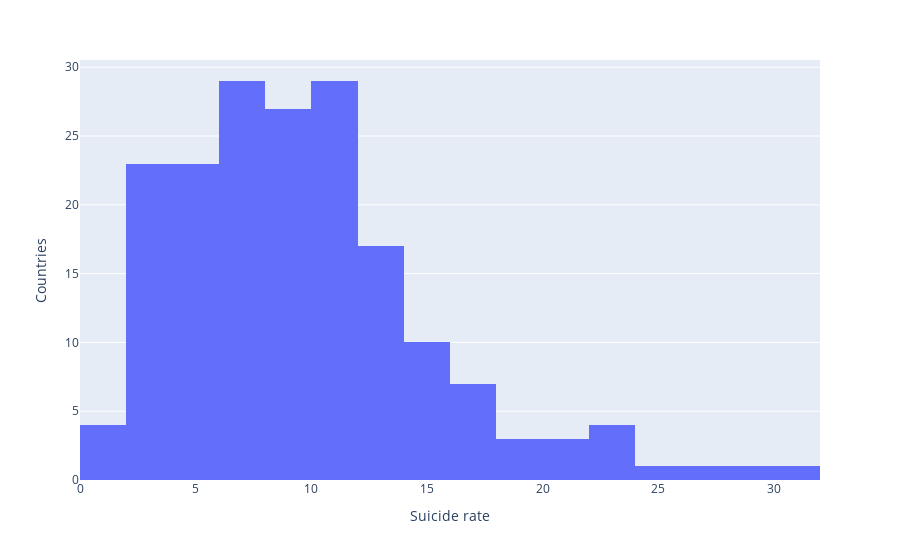

Here is the notebook cell this chart was saved with:
### Markdown cell above
The rate is over one year per 100 000 people. This is also true of all of the other charts.

If it looks like there are more countries with lower rates, it's because there are. Here's a breakdown for 2016:

### Code cell
fig = px.histogram(df2016, x="suicide_rate")
fig.update_xaxes(title_text="Suicide rate")
fig.update_yaxes(title_text="Countries")
fig.show()

### Figure 1 — Plotly figure (JSON) as saved in the notebook; plotly's stock layout.template omitted (floating-point values rounded to 4 significant figures; data arrays with more than 128 entries replaced by an {"elided": "..."} marker saying what was removed)
{"data": [{"alignmentgroup": "True", "bingroup": "x", "hovertemplate": "suicide_rate=%{x}<br>count=%{y}<extra></extra>", "legendgroup": "", "marker": {"color": "#636efa", "pattern": {"shape": ""}}, "name": "", "offsetgroup": "", "orientation": "v", "showlegend": false, "type": "histogram", "x": {"elided": "183 float values"}, "xaxis": "x", "yaxis": "y"}], "layout": {"barmode": "relative", "legend": {"tracegroupgap": 0}, "margin": {"t": 60}, "xaxis": {"anchor": "y", "domain": [0, 1], "title": {"text": "Suicide rate"}}, "yaxis": {"anchor": "x", "domain": [0, 1], "title": {"text": "Countries"}}}}
